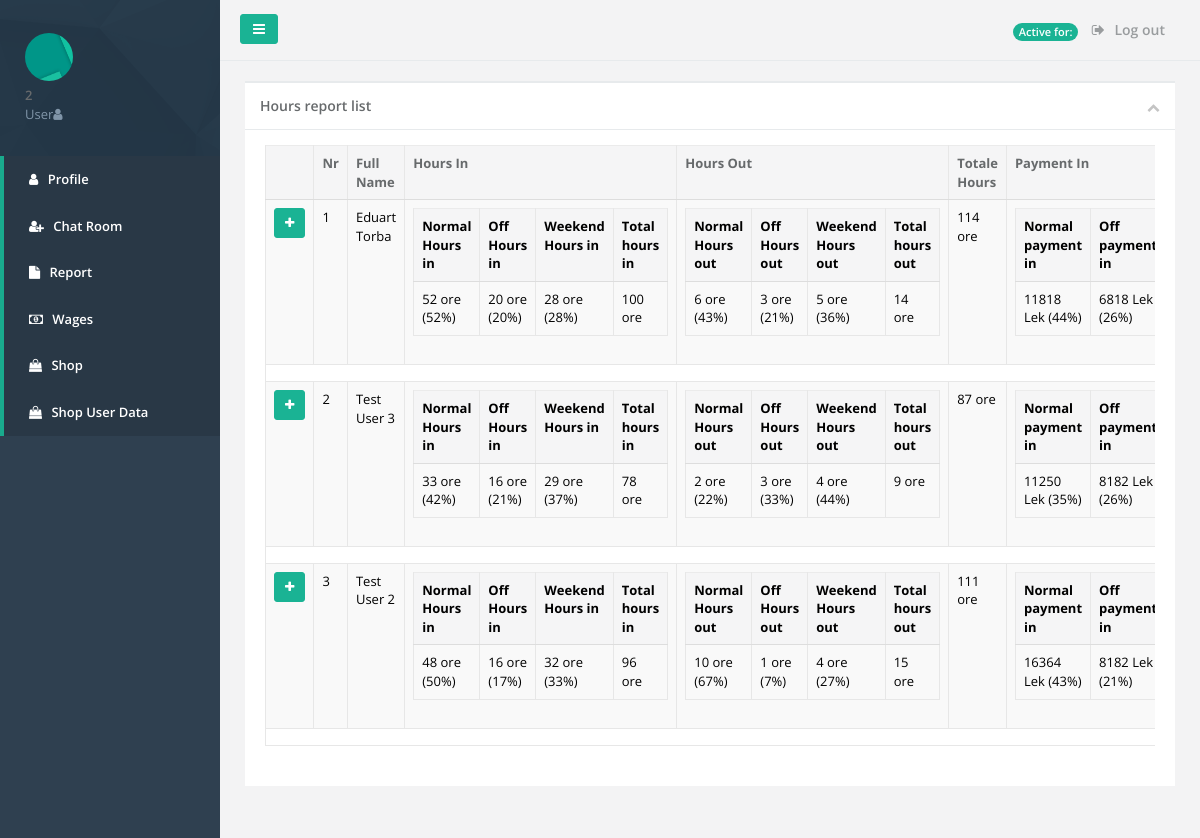
/ (signed in), run on the app's committed database.
### tables this page shows
CREATE TABLE `users` (
  `id` int(11) NOT NULL,
  `role` enum('Admin','User') NOT NULL,
  `name` varchar(50) NOT NULL,
  `surname` varchar(50) NOT NULL,
  `atesia` varchar(50) NOT NULL,
  `username` varchar(50) NOT NULL,
  `phone` varchar(20) NOT NULL,
  `birthday` date DEFAULT NULL,
  `email` varchar(50) NOT NULL,
  `password` varchar(200) NOT NULL,
  `gender` varchar(10) NOT NULL,
  `created_at` date DEFAULT NULL,
  `photo` varchar(250) NOT NULL
);

### index.php (the view, shortened to what the rows shown need)
<?php
include('database.php');
function isWeekend($date)
{
    $weekDay = date( 'w', strtotime( $date ) );
    return ($weekDay == 0 || $weekDay == 6);
}
$query_off_days = "SELECT date
                   FROM off_days";
$result_off_days = mysqli_query( $conn, $query_off_days );
$off_days = array();
while($row = mysqli_fetch_assoc( $result_off_days )) {
    $off_days[$row['date']] = $row['date'];
}
$query_users_data = "SELECT
                            test_users.id,
                            full_name,
                            date,
                            hours,
                            total_paga
                     FROM working_days left join test_users ON working_days.user_id = test_users.id
                     ORDER BY date ASC;";
$result_users_data = mysqli_query( $conn, $query_users_data );
$users_data = array();
while($row = mysqli_fetch_assoc( $result_users_data )) {
    $users_data[$row['id']]['id'] = $row['id'];
    $users_data[$row['id']]['full_name'] = $row['full_name'];
    $users_data[$row['id']]['total_hours'] += $row['hours'];
    $in_hours = $row['hours'];
    $out_hours = 0;
    if($row['hours'] > 8) {
        $in_hours = 8;
        $out_hours = $row['hours'] - 8;
    }
    $users_data[$row['id']]['in_hours'] += $in_hours;
    $users_data[$row['id']]['out_hours'] += $out_hours;
    $paga = $row['total_paga'] / 22 / 8;
    $users_data[$row['id']]['payment_per_hour'] = round( $paga, 2 );
    if(isset($off_days[$row['date']])) {
        $k_in_hours = 1.5;
        $k_out_hours = 2;
        $users_in_off_hours = $row['hours'];
        $users_out_off_hours = 0;
        if($row['hours'] > 8){
            $users_in_off_hours = 8;
            $users_out_off_hours = $row['hours'] - $users_in_off_hours;
        }
        $users_data[$row['id']]['users_in_off_hours'] += $users_in_off_hours;
        $users_data[$row['id']]['users_out_off_hours'] += $users_out_off_hours;
        $users_data[$row['id']]['totale_payment_off_in_hours'] += $users_data[$row['id']]['payment_per_hour'] * $users_in_off_hours * $k_in_hours;
        $users_data[$row['id']]['totale_payment_off_out_hours'] += $users_data[$row['id']]['payment_per_hour'] * $users_out_off_hours * $k_out_hours;
    } else if(isWeekend( $row['date'] )) {
        $k_in_hours = 1.25;
        $k_out_hours = 1.5;
        $users_in_weekend_hours = $row['hours'];
        $users_out_weekend_hours = 0;
        if($row['hours'] > 8){
            $users_in_weekend_hours = 8;
            $users_out_weekend_hours = $row['hours'] - $users_in_weekend_hours;
        }
        $users_data[$row['id']]['users_in_weekend_hours'] += $users_in_weekend_hours;
        $users_data[$row['id']]['users_out_weekend_hours'] += $users_out_weekend_hours;
        $users_data[$row['id']]['totale_payment_weekend_in_hours'] += $users_data[$row['id']]['payment_per_hour'] * $users_in_weekend_hours * $k_in_hours;
        $users_data[$row['id']]['totale_payment_weekend_out_hours'] += $users_data[$row['id']]['payment_per_hour'] * $users_out_weekend_hours * $k_out_hours;
    } else {
        $k_in_hours = 1;
        $k_out_hours = 1.25;
        $users_in_normal_hours = $row['hours'];
        $users_out_normal_hours = 0;
        if($row['hours'] > 8){
            $users_in_normal_hours = 8;
            $users_out_normal_hours = $row['hours'] - $users_in_normal_hours;
        }
        $users_data[$row['id']]['users_in_normal_hours'] += $users_in_normal_hours;
        $users_data[$row['id']]['users_out_normal_hours'] += $users_out_normal_hours;
        $users_data[$row['id']]['totale_payment_normal_in_hours'] += $users_data[$row['id']]['payment_per_hour'] * $users_in_normal_hours * $k_in_hours;
        $users_data[$row['id']]['totale_payment_normal_out_hours'] += $users_data[$row['id']]['payment_per_hour'] * $users_out_normal_hours * $k_out_hours;
    }
    $users_data[$row['id']]['totale_payment_in_hours'] += $users_data[$row['id']]['payment_per_hour'] * $in_hours * $k_in_hours;
    $users_data[$row['id']]['totale_payment_out_hours'] += $users_data[$row['id']]['payment_per_hour'] * $out_hours * $k_out_hours;
    $users_data[$row['id']]['totale_payment'] += $users_data[$row['id']]['payment_per_hour'] * $in_hours * $k_in_hours + $users_data[$row['id']]['payment_per_hour'] * $out_hours * $k_out_hours;
    $users_data[$row['id']]['DATE'][$row['date']]['payment_in_hours'] += $users_data[$row['id']]['payment_per_hour'] * $in_hours * $k_in_hours;
    $users_data[$row['id']]['DATE'][$row['date']]['payment_out_hours'] += $users_data[$row['id']]['payment_per_hour'] * $out_hours * $k_out_hours;
    $users_data[$row['id']]['DATE'][$row['date']]['totale_payment'] += $users_data[$row['id']]['payment_per_hour'] * $in_hours * $k_in_hours + $users_data[$row['id']]['payment_per_hour'] * $out_hours * $k_out_hours;
    $users_data[$row['id']]['DATE'][$row['date']]['data'] = $row['date'];
    $users_data[$row['id']]['DATE'][$row['date']]['in_hours'] = $in_hours;
    $users_data[$row['id']]['DATE'][$row['date']]['out_hours'] = $out_hours;
    $users_data[$row['id']]['DATE'][$row['date']]['total_hours'] = $in_hours + $out_hours;
    $user_date = $row['date'];
    $user_week_length['week_start'] = date('Y-m-d', strtotime("monday this week", strtotime($user_date)));
    $user_week_length['week_end'] = date('Y-m-d', strtotime("sunday this week", strtotime($user_date)));
    $user_week_days = $user_week_length['week_start']." => ".$user_week_length['week_end'];
    $users_data[$row['id']]['WEEK'][$user_week_days][$user_date]['data'] = $row['date'];
    $users_data[$row['id']]['WEEK'][$user_week_days][$user_date]['in_hours'] = $in_hours;
    $users_data[$row['id']]['WEEK'][$user_week_days][$user_date]['out_hours'] = $out_hours;
    $users_data[$row['id']]['WEEK'][$user_week_days][$user_date]['total_hours'] = $in_hours + $out_hours;
    $users_data[$row['id']]['WEEK'][$user_week_days][$user_date]['payment_in_hours_per_week_day'] += $users_data[$row['id']]['payment_per_hour'] * $in_hours * $k_in_hours;
    $users_data[$row['id']]['WEEK'][$user_week_days][$user_date]['payment_out_hours_per_week_day'] += $users_data[$row['id']]['payment_per_hour'] * $out_hours * $k_out_hours;
    $users_data[$row['id']]['WEEK'][$user_week_days][$user_date]['totale_payment_per_week_day'] += $users_data[$row['id']]['payment_per_hour'] * $in_hours * $k_in_hours + $users_data[$row['id']]['payment_per_hour'] * $out_hours * $k_out_hours;
    $users_data[$row['id']]['WEEK'][$user_week_days]['Totale']['total_hours_per_week_day'] += $users_data[$row['id']]['WEEK'][$user_week_days][$user_date]['total_hours'];
    $users_data[$row['id']]['WEEK'][$user_week_days]['Totale']['total_hours_in_per_week_day'] += $users_data[$row['id']]['WEEK'][$user_week_days][$user_date]['in_hours'];
    $users_data[$row['id']]['WEEK'][$user_week_days]['Totale']['total_hours_out_per_week_day'] += $users_data[$row['id']]['WEEK'][$user_week_days][$user_date]['out_hours'];
    $users_data[$row['id']]['WEEK'][$user_week_days]['Totale']['totale_payment_in_hours_per_week'] += $users_data[$row['id']]['payment_per_hour'] * $in_hours * $k_in_hours;
    $users_data[$row['id']]['WEEK'][$user_week_days]['Totale']['totale_payment_out_hours_per_week'] += $users_data[$row['id']]['payment_per_hour'] * $out_hours * $k_out_hours;
    $users_data[$row['id']]['WEEK'][$user_week_days]['Totale']['totale_payment_per_week'] += $users_data[$row['id']]['payment_per_hour'] * $in_hours * $k_in_hours + $users_data[$row['id']]['payment_per_hour'] * $out_hours * $k_out_hours;
}
?>
<!DOCTYPE html>
<html>
<head>
    <?php include "header.php"; ?>
</head>
<body>
<div id="wrapper">
    <?php
    include "navbar.php";
    include "topbar.php";
    ?>
    <div class="wrapper wrapper-content animated fadeInRight">
        <div class="row">
            <div class="col-lg-12">
                <div class="ibox float-e-margins">
                    <div class="ibox-content">
                        <div class="table-responsive">
                            <table class="table table-striped table-bordered table-hover dataTables" id="emptable">
                                <thead>
                                <tr>
                                    <th></th>
                                    <th>Nr</th>
                                    <th>Full Name</th>
                                    <th>Hours In</th>
                                    <th>Hours Out</th>
                                    <th>Totale Hours</th>
                                    <th>Payment In</th>
                                </tr>
                                </thead>
                                <tbody>
                                <?php
                                foreach($users_data as $user_id => $data) {
                                    ?>
                                    <tr style="color: black !important;">
                                        <td>
                                            <table class="table table-striped table-bordered table-hover dataTables">
                                                <thead>
                                                <tr>
                                                <th>Normal Hours in</th>
                                                <th>Off Hours in</th>
                                                <th>Weekend Hours in</th>
                                                <th>Total hours in</th>
                                                </tr>
                                                </thead>
                                            </table>
                                        </td>
                                        <td>
                                            <table class="table table-striped table-bordered table-hover dataTables">
                                                <thead>
                                                <tr>
                                                    <th>Normal Hours out</th>
                                                    <th>Off Hours out</th>
                                                    <th>Weekend Hours out</th>
                                                    <th>Total hours out</th>
                                                </tr>
                                                </thead>
                                            </table>
                                        </td>
                                        <td>
                                            <table class="table table-striped table-bordered table-hover dataTables">
                                                <thead>
                                                <tr>
                                                    <th>Normal payment in</th>
                                                    <th>Off payment in</th>
                                                </tr>
                                                </thead>
                                            </table>
                                        </td>
                                    </tr>
                                <?php
                                }
                                ?>
                                </tbody>
                            </table>
                        </div>
                    </div>
                </div>
            </div>
        </div>
    </div>
</div>
</body>
</html>

### navbar.php (shortened to what the rows shown need)
<?php
require('database.php');
$user_id = $_SESSION['id'];
$query ="SELECT * FROM users WHERE id= '$user_id'";
$result = mysqli_query($conn, $query);
$user = mysqli_fetch_assoc($result);
?>
<nav class="navbar-default navbar-static-side" role="navigation">
    <div class="sidebar-collapse">
        <ul class="nav metismenu" id="side-menu">
            <li class="nav-header">
                        <span>
                            <img alt="image" class="img-circle" src="<?= $user['photo']?>"/>
                        </span>
                <span class="clear"> <span class="block m-t-xs"> <strong class="font-bold"><?= $_SESSION['name']?></strong>
                             </span> <span class="text-muted text-xs block"><?= $user['role']?><b class="fa fa-user"></b></span> </span>
            </li>
        </ul>
    </div>
</nav>

### data on the page
users: photo (picture), role "User"

### other printed values
$_SESSION['name'] "2"
$data['full_name'] "Eduart Torba"
$data['users_in_normal_hours'] "52"
$data['users_in_normal_hours'] / $data['in_hours'] * 100 "52"
$data['users_in_off_hours'] "20"
$data['users_in_off_hours'] / $data['in_hours'] * 100 "20"
$data['users_in_weekend_hours'] "28"
$data['users_in_weekend_hours'] / $data['in_hours'] * 100 "28"
$data['in_hours'] "100"
$data['users_out_normal_hours'] "6"
$data['users_out_normal_hours'] / $data['out_hours'] * 100 "43"
$data['users_out_off_hours'] "3"
$data['users_out_off_hours'] / $data['out_hours'] * 100 "21"
$data['users_out_weekend_hours'] "5"
$data['users_out_weekend_hours'] / $data['out_hours'] * 100 "36"
